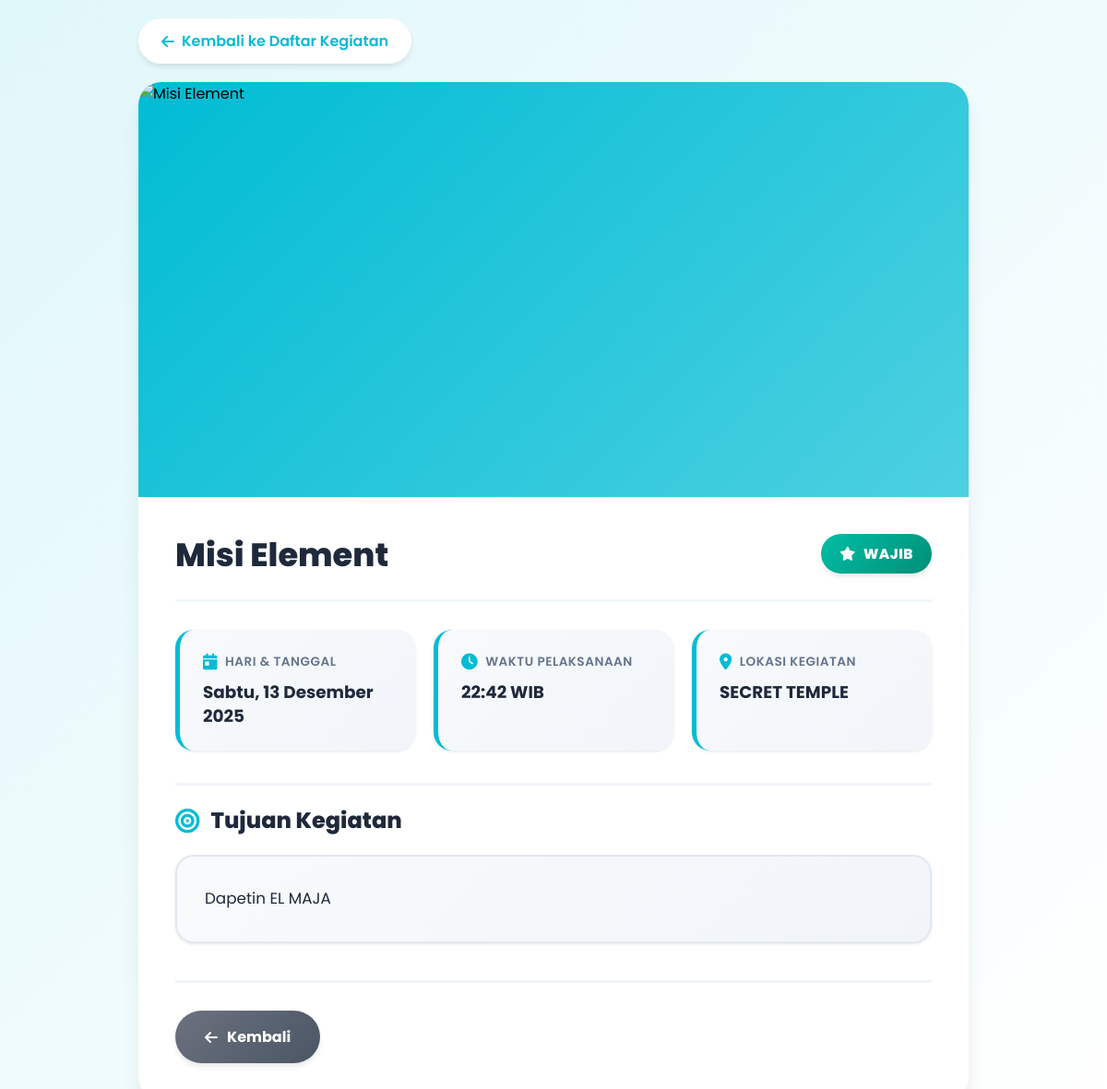
The app's page /siswa-detail-kegiatan.php?id=KEG-20251126164245-5 (signed in) with its own data.
### tables this page shows
CREATE TABLE `kegiatan` (
  `id_kegiatan` varchar(20) NOT NULL,
  `nama_kegiatan` varchar(255) NOT NULL,
  `jadwal` datetime NOT NULL,
  `lokasi` varchar(255) NOT NULL,
  `tujuan` text NOT NULL,
  `gambar` varchar(255) DEFAULT NULL,
  `tipe_kegiatan` enum('wajib','opsional') NOT NULL DEFAULT 'opsional',
  `maks_peserta` int(11) DEFAULT NULL COMMENT 'NULL/0: Tidak ada batasan',
  `status_persetujuan` enum('pending','approved','rejected') NOT NULL DEFAULT 'pending',
  `log_persetujuan` text DEFAULT NULL COMMENT 'Log persetujuan terakhir',
  `alasan_penolakan` text DEFAULT NULL,
  `diajukan_oleh` varchar(100) NOT NULL COMMENT 'Nama panitia yang mengajukan',
  `tanggal_pengajuan` datetime NOT NULL DEFAULT current_timestamp()
);

### siswa-detail-kegiatan.php (the view, shortened to what this page needs)
<?php
include 'config.php';
$id_kegiatan = isset($_GET['id']) ? mysqli_real_escape_string($koneksi, $_GET['id']) : die("ID Kegiatan tidak ditemukan.");
$detail_query = mysqli_query($koneksi, "SELECT * FROM kegiatan WHERE id_kegiatan='$id_kegiatan' AND status_persetujuan='approved'");
$keg = mysqli_fetch_assoc($detail_query);
$timestamp = strtotime($keg['jadwal']);
$formatted_date = date("d F Y", $timestamp);
$formatted_time = date("H:i", $timestamp);
$day_name = date("l", $timestamp);
$days = ['Sunday' => 'Minggu', 'Monday' => 'Senin', 'Tuesday' => 'Selasa', 'Wednesday' => 'Rabu', 'Thursday' => 'Kamis', 'Friday' => 'Jumat', 'Saturday' => 'Sabtu'];
$hari = $days[$day_name];
$gambar_path = (isset($keg['gambar']) && $keg['gambar']) ? 'uploads/' . htmlspecialchars($keg['gambar']) : '';
$gambar_src = (file_exists($gambar_path) && $keg['gambar']) ? $gambar_path : 'assets/images/logo.jpg';
$tipe_kegiatan = $keg['tipe_kegiatan'] ?? 'wajib';
function terjemahkanBulan($tanggal) {
    $bulan_indo = [
        'January' => 'Januari', 'February' => 'Februari', 'March' => 'Maret',
        'April' => 'April', 'May' => 'Mei', 'June' => 'Juni',
        'July' => 'Juli', 'August' => 'Agustus', 'September' => 'September',
        'October' => 'Oktober', 'November' => 'November', 'December' => 'Desember'
    ];
    return strtr($tanggal, $bulan_indo);
}
?>
<!DOCTYPE html>
<html lang="id">
<head>
    <link rel="stylesheet" href="https://cdnjs.cloudflare.com/ajax/libs/font-awesome/6.0.0/css/all.min.css">
</head>
<body>
    <div class="main-container">
        <a href="siswa-kegiatan.php" class="back-button">
            <i class="fas fa-arrow-left"></i> Kembali ke Daftar Kegiatan
        </a>
        <div class="activity-card">
            <div class="card-image-wrapper">
                <img src="<?php echo $gambar_src; ?>" alt="<?php echo htmlspecialchars($keg['nama_kegiatan']); ?>" class="card-image">
            </div>
            <div class="card-content">
                <div class="card-header">
                    <h1 class="card-title"><?php echo htmlspecialchars($keg['nama_kegiatan']); ?></h1>
                    <span class="type-badge <?php echo htmlspecialchars($tipe_kegiatan); ?>">
                        <i class="fas fa-<?php echo ($tipe_kegiatan == 'wajib' ? 'star' : 'check-circle'); ?>"></i>
                        <?php echo strtoupper(htmlspecialchars($tipe_kegiatan)); ?>
                    </span>
                </div>
                <div class="info-grid">
                    <div class="info-box">
                        <div class="info-label">
                            <i class="fas fa-calendar-day"></i>
                            Hari & Tanggal
                        </div>
                        <div class="info-value">
                            <?php echo $hari . ", " . terjemahkanBulan($formatted_date); ?>
                        </div>
                    </div>
                    <div class="info-box">
                        <div class="info-label">
                            <i class="fas fa-clock"></i>
                            Waktu Pelaksanaan
                        </div>
                        <div class="info-value"><?php echo $formatted_time; ?> WIB</div>
                    </div>
                    <div class="info-box">
                        <div class="info-label">
                            <i class="fas fa-map-marker-alt"></i>
                            Lokasi Kegiatan
                        </div>
                        <div class="info-value"><?php echo htmlspecialchars($keg['lokasi']); ?></div>
                    </div>
                </div>
                <div class="section-title">
                    <i class="fas fa-bullseye"></i>
                    Tujuan Kegiatan
                </div>
                <div class="description-box">
                    <?php echo nl2br(htmlspecialchars($keg['tujuan'])); ?>
                </div>
                <div class="action-buttons">
                    <a href="siswa-kegiatan.php" class="btn btn-secondary">
                        <i class="fas fa-arrow-left"></i> Kembali
                    </a>
                </div>
            </div>
        </div>
    </div>
</body>
</html>

### siswa-detail-kegiatan.php (style rules this page uses)
* { margin: 0; padding: 0; box-sizing: border-box; }
:root { --primary-blue: #00bcd4; --primary-dark: #0097a7; --primary-light: #4dd0e1; --secondary-blue: #80deea; --gray-bg: #f8fafc; --white: #ffffff; --text-dark: #1e293b; --text-grey: #64748b; --green-wajib: #00bfa5; --green-dark: #008e76; --yellow-opsional: #ffd54f; --yellow-dark: #ffb300; --red-full: #ef4444; --blue-join: #26c6da; --shadow-sm: 0 1px 3px 0 rgb(0 0 0 / 0.1); --shadow-md: 0 4px 6px -1px rgb(0 0 0 / 0.1); --shadow-lg: 0 10px 15px -3px rgb(0 0 0 / 0.1); --shadow-xl: 0 20px 25px -5px rgb(0 0 0 / 0.1); }
body { font-family: 'Poppins', sans-serif; background: linear-gradient(135deg, #e0f7fa 0%, #ffffff 100%); min-height: 100vh; padding: 20px; }
.main-container { max-width: 900px; margin: 0 auto; }
.back-button { display: inline-flex; align-items: center; gap: 8px; background: var(--white); color: var(--primary-blue); padding: 12px 25px; border-radius: 30px; text-decoration: none; font-weight: 600; margin-bottom: 20px; transition: all 0.3s; box-shadow: var(--shadow-md); }
.activity-card { background: var(--white); border-radius: 25px; box-shadow: var(--shadow-xl); overflow: hidden; animation: slideUp 0.5s ease; }
.card-image-wrapper { width: 100%; height: 450px; overflow: hidden; position: relative; background: linear-gradient(135deg, var(--primary-blue) 0%, var(--primary-light) 100%); }
.card-image { width: 100%; height: 100%; object-fit: contain; }
.card-content { padding: 40px; }
.card-header { display: flex; justify-content: space-between; align-items: flex-start; margin-bottom: 30px; padding-bottom: 25px; border-bottom: 3px solid #f1f5f9; gap: 20px; flex-wrap: wrap; }
.type-badge { font-size: 0.95em; font-weight: 800; padding: 10px 20px; border-radius: 30px; color: white; text-transform: uppercase; white-space: nowrap; letter-spacing: 0.5px; box-shadow: var(--shadow-md); display: flex; align-items: center; gap: 8px; }
.wajib { background: linear-gradient(135deg, var(--green-wajib), var(--green-dark)); }
.card-title { font-size: 2.2em; font-weight: 800; color: var(--text-dark); margin: 0; line-height: 1.3; flex: 1; }
.info-grid { display: grid; grid-template-columns: repeat(auto-fit, minmax(220px, 1fr)); gap: 20px; margin-bottom: 35px; }
.info-box { background: linear-gradient(135deg, #f8fafc, #f1f5f9); padding: 25px; border-radius: 20px; border-left: 5px solid var(--primary-blue); transition: all 0.3s; box-shadow: var(--shadow-sm); }
.info-label { font-size: 0.85em; color: var(--text-grey); font-weight: 600; margin-bottom: 10px; display: flex; align-items: center; gap: 8px; text-transform: uppercase; letter-spacing: 0.5px; }
.info-label i { color: var(--primary-blue); font-size: 1.3em; }
.info-value { font-size: 1.15em; font-weight: 700; color: var(--text-dark); line-height: 1.4; }
.section-title { font-size: 1.5em; color: var(--text-dark); font-weight: 800; margin-bottom: 20px; padding-top: 20px; border-top: 3px solid #f1f5f9; margin-top: 35px; display: flex; align-items: center; gap: 12px; }
.section-title i { color: var(--primary-blue); font-size: 1.1em; }
.description-box { color: var(--text-dark); line-height: 1.9; background: linear-gradient(135deg, #f8fafc, #f1f5f9); padding: 30px; border-radius: 20px; border: 2px solid #e2e8f0; font-size: 1.05em; box-shadow: var(--shadow-sm); }
.action-buttons { display: flex; justify-content: space-between; align-items: center; margin-top: 40px; padding-top: 30px; border-top: 3px solid #f1f5f9; gap: 15px; flex-wrap: wrap; }
.btn { padding: 16px 32px; border-radius: 50px; text-decoration: none; font-weight: 700; transition: all 0.3s; display: inline-flex; align-items: center; justify-content: center; gap: 10px; box-shadow: var(--shadow-md); font-size: 1em; }
.btn-secondary { background: linear-gradient(135deg, #6b7280, #4b5563); color: white; }

### records on screen
kegiatan: nama_kegiatan "Misi Element", tipe_kegiatan "WAJIB", jadwal "Sabtu", jadwal "13 Desember 2025", jadwal "22:42", lokasi "SECRET TEMPLE", tujuan "Dapetin EL MAJA"
